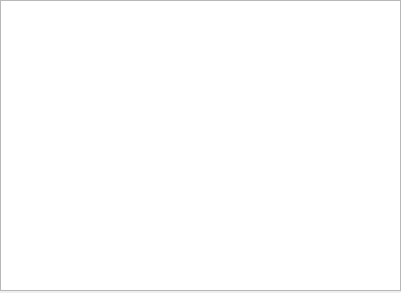
<?xml version="1.0" encoding="UTF-8"?>
<ui version="4.0">
 <class>chatWidget</class>
 <widget class="QWidget" name="chatWidget">
  <property name="geometry">
   <rect>
    <x>0</x>
    <y>0</y>
    <width>401</width>
    <height>293</height>
   </rect>
  </property>
  <property name="windowTitle">
   <string>Form</string>
  </property>
  <widget class="QTextBrowser" name="textBrowser">
   <property name="geometry">
    <rect>
     <x>0</x>
     <y>0</y>
     <width>401</width>
     <height>291</height>
    </rect>
   </property>
  </widget>
 </widget>
 <resources/>
 <connections/>
</ui>
